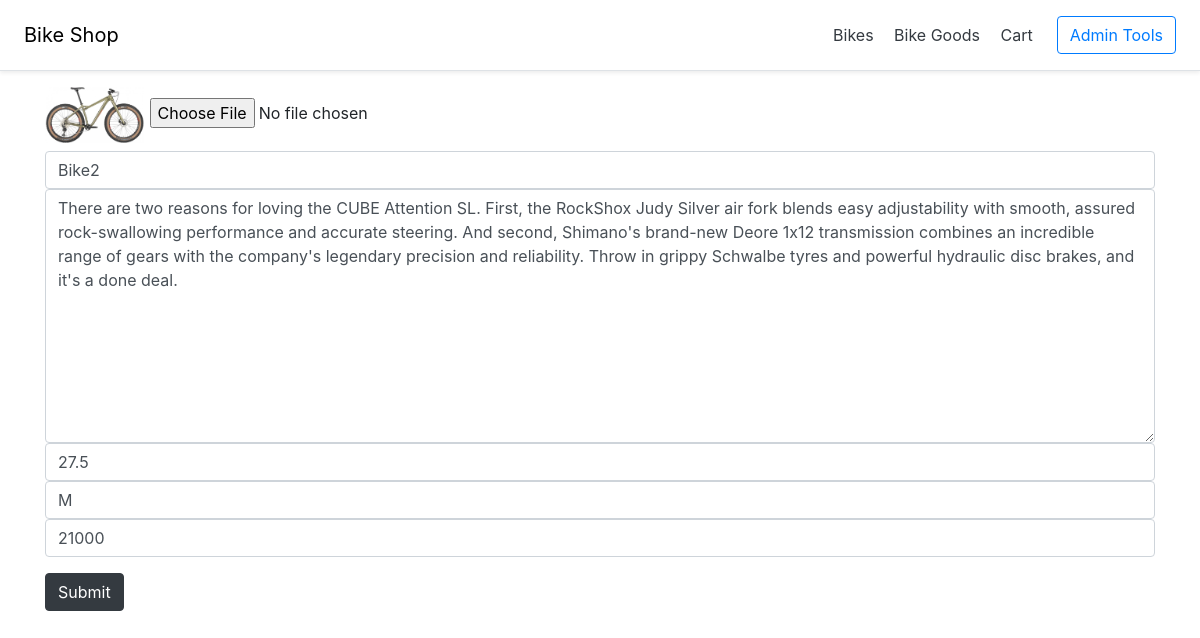
The app's page /edit_bike/3 with its own data.
### main.py (models this page shows)
class Bike(db.Model):
    id = db.Column(db.Integer, primary_key=True)
    photo = db.Column(db.String(100))
    title = db.Column(db.String(100), nullable=False)
    description = db.Column(db.Text, nullable=False)
    wheels = db.Column(db.Integer, nullable=False)
    size = db.Column(db.CHAR, nullable=False)
    price = db.Column(db.Integer, nullable=False)
    isActive = db.Column(db.Boolean, default=False)

### main.py (the view)
@app.route("/edit_bike/<int:id>", methods = ['GET', 'POST'])
def edit_bike(id):
    bike = Bike.query.get(id)
    if request.method == 'POST':
        file1 = request.files['inputFile']
        path = os.path.join(app.config['UPLOAD_FOLDER'], file1.filename)
        if file1.filename != '':
            file1.save(path)
            bike.photo = file1.filename
        bike.title = request.form["title"]
        bike.description = request.form['description']
        bike.wheels = request.form['wheels']
        bike.size = request.form['size']
        bike.price = request.form["price"]
        db.session.commit()
        return redirect(url_for('admin'))
    else:
        return render_template('edit_bike.html', bike = bike)

### templates/edit_bike.html
{% extends "base.html" %}
{% block main %}
<div class="container">
    <form method="POST"  enctype="multipart/form-data">
        <div class="form-group">
            <label for="inputFile"><img class="zoom" src="{{ url_for('static', filename=bike.photo) }}" width = 100 alt="ph" /></label>
            <input type="file" name="inputFile">
            <input type="text" class="form-control" name="title" value="{{bike.title}}" placeholder="title">
            <textarea type="text" class="form-control" name="description" rows="10" placeholder="description">{{bike.description}}</textarea>
            <input type="text" class="form-control" name="wheels" value="{{bike.wheels}}" placeholder="wheels size">
            <input type="text" class="form-control" name="size" value="{{bike.size}}" placeholder="bike size">
            <input type="number" class="form-control" name="price" value="{{bike.price}}" placeholder="price">
        </div>
        <button type="submit" class="btn btn-dark">Submit</button>
    </form>
</div>
{% endblock %}

### records on screen
Bike: photo (picture), title "Bike2", description "There are two reasons for loving the CUBE Attention SL. First, the RockShox Judy Silver air fork blends easy adjustability with smooth, assured rock-swallowing performance and accurate steering. And second, Shimano's brand-new Deore 1x12 transmission combines an incredible range of gears with the company's legendary precision and reliability. Throw in grippy Schwalbe tyres and powerful hydraulic disc brakes, and it's a done deal.", wheels "27.5", size "M", price "21000"
